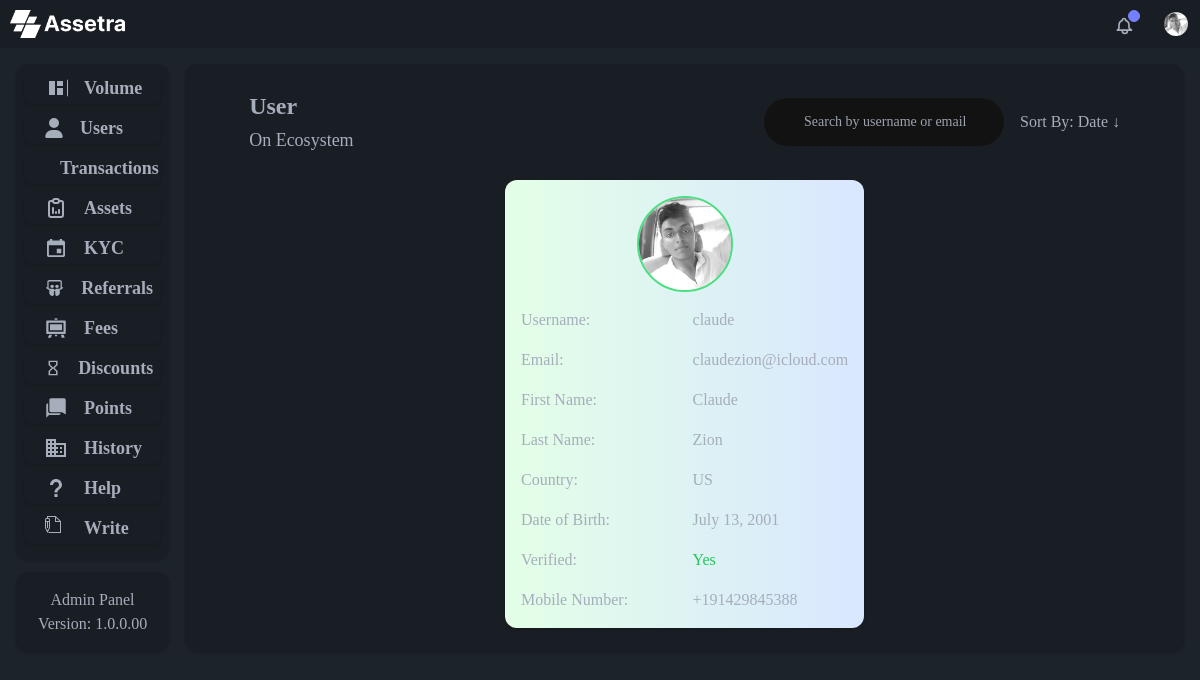
Page /user/1 on the committed database.
### admin_panel/models.py (models this page shows, shortened)
class User(AbstractUser):
    country = models.CharField(max_length=100, null=True, blank=True)
    dob = models.DateField(null=True, blank=True)
    mobile = models.CharField(max_length=15, null=True, blank=True)
    verified = models.BooleanField(default=False)
    profile = models.ImageField(upload_to="profile/", null=True, blank=True)

### admin_panel/views.py (the view)
# urls.py: path("user/<int:id>", views.user, name="user"),
def user(request, id):
    user = get_object_or_404(User, pk=id)
    context = {
        "user": user,
    }
    return render(request, "admin_panel/user.html", context)

### admin_panel/templates/admin_panel/user.html
{% extends "admin_panel/layout.html" %} {% load static %} {% block body %}
<div class="container rounded-xl bg-base-200 shadow h-full px-16 py-6">
  <div class="flex justify-between items-center mb-6">
    <div class="text-left">
      <h5 class="h5 font-semibold">User</h5>
      <h6 class="h6 font-normal">On Ecosystem</h6>
    </div>
    <div class="flex items-center">
      <form method="GET" action="{% url 'search_users' %}" class="mr-4">
        <input
          type="text"
          id="defult-search"
          name="search_term"
          class="block w-[20dvw] h-2/3 p-4 ps-10 text-sm rounded-full"
          placeholder="Search by username or email"
        />
      </form>
      <button type="button" class="text-[16px] font-normal">
        Sort By: Date ↓
      </button>
    </div>
  </div>
  <div class="flex mt-6">
    <div
      class="grid grid-cols-2 gap-4 mx-auto p-4 bg-custom-gradient shadow rounded-xl"
    >
      <div class="col-span-2 flex justify-center">
        {% if user.profile %}
        <img
          src="/media/{{ user.profile }}"
          alt=""
          class="w-24 h-24 rounded-full object-cover border-2 border-green-400"
        />
        {% else %}
        <img
          src="{% static 'images/profile.png' %}"
          alt=""
          class="w-24 h-24 rounded-full object-cover border-2 border-red-400"
        />
        {% endif %}
      </div>
      <p class="font-medium">Username:</p>
      <p>{{user.username}}</p>
      <p class="font-medium">Email:</p>
      <p>{{user.email}}</p>
      <p class="font-medium">First Name:</p>
      <p>{{user.first_name}}</p>
      <p class="font-medium">Last Name:</p>
      <p>{{user.last_name}}</p>
      <p class="font-medium">Country:</p>
      <p>{{user.country}}</p>
      <p class="font-medium">Date of Birth:</p>
      <p>{{user.dob}}</p>
      <p class="font-medium">Verified:</p>
      {% if user.verified %}
      <p class="text-green-500">Yes</p>
      {% else %}
      <p class="text-red-500">No</p>
      {% endif %}
      <p class="font-medium">Mobile Number:</p>
      <p>{{user.mobile}}</p>
    </div>
  </div>
</div>
{% endblock %}

### admin_panel/templates/admin_panel/layout.html (shortened to what this page needs)
{% load static %}
<!DOCTYPE html>
<html lang="en" data-theme="dark">
  <head>
    <link href="{% static 'css/output.css' %}" rel="stylesheet" />
  </head>
  <body class="min-w-[100dvw] min-h-[100dvh] bg-base-100">
    <nav class="flex h-12 bg-base-200">
      <a class="flex-1" href="{% url 'landing' %}">
        <img
          src="{% static 'images/logo.png' %}"
          alt="logo"
          class="mt-2 ml-2 p-[2px]"
          style="height: 2rem"
        />
      </a>
      <div class="flex-none">
        <div class="dropdown dropdown-end">
          <div tabindex="0" role="button" class="btn btn-ghost btn-circle">
            <div class="indicator">
              <span class="badge badge-xs badge-primary indicator-item"></span>
            </div>
          </div>
        </div>
        <div class="dropdown dropdown-end">
          <div
            tabindex="0"
            role="button"
            class="btn btn-ghost btn-circle avatar"
          >
            <div class="w-6 rounded-full">
              {% if user.profile %}
              <img
                alt="Tailwind CSS Navbar component"
                src="/media/{{ user.profile }}"
              />
              {% else %}
              <img
                alt="Tailwind CSS Navbar component"
                src="{% static 'images/profile.png' %}"
              />
              {% endif %}
            </div>
          </div>
        </div>
      </div>
    </nav>
    <div class="grid grid-cols-7 gap-4 m-4 h-[90dvh]">
      <aside class="col-span-1 h-full flex flex-col justify-between">
        <div class="rounded-xl bg-base-200 shadow p-2">
          <a
            href="{% url 'index' %}"
            class="h6 text-center rounded-lg capitalize flex mb-2 justify-start items-center pl-5 px-2 gap-4 cursor-pointer hover:bg-[#2F80ED] shadow hover:shadow-lg transition-shadow duration-300"
          >
            Volume
          </a>
          <a
            href="{% url 'user_overview' %}"
            class="h6 text-center rounded-lg capitalize flex mb-2 justify-start items-center pl-5 px-2 gap-4 cursor-pointer hover:bg-[#2F80ED] shadow hover:shadow-lg transition-shadow duration-300"
            >
            Users
          </a>
          <a
            href="{% url 'index' %}"
            class="h6 text-center rounded-lg capitalize flex mb-2 justify-start items-center pl-5 px-2 gap-4 cursor-pointer hover:bg-[#2F80ED] shadow hover:shadow-lg transition-shadow duration-300"
            >
            Transactions
          </a>
          <a
            href="{% url 'index' %}"
            class="h6 text-center rounded-lg capitalize flex mb-2 justify-start items-center pl-5 px-2 gap-4 cursor-pointer hover:bg-[#2F80ED] shadow hover:shadow-lg transition-shadow duration-300"
          >
            Assets
          </a>
          <a
            href="{% url 'index' %}"
            class="h6 text-center rounded-lg capitalize flex mb-2 justify-start items-center pl-5 px-2 gap-4 cursor-pointer hover:bg-[#2F80ED] shadow hover:shadow-lg transition-shadow duration-300"
          >
            KYC
          </a>
          <a
            href="{% url 'referrals' %}"
            class="h6 text-center rounded-lg capitalize flex mb-2 justify-start items-center pl-5 px-2 gap-4 cursor-pointer hover:bg-[#2F80ED] shadow hover:shadow-lg transition-shadow duration-300"
          >
            Referrals
          </a>
          <a
            href="{% url 'index' %}"
            class="h6 text-center rounded-lg capitalize flex mb-2 justify-start items-center pl-5 px-2 gap-4 cursor-pointer hover:bg-[#2F80ED] shadow hover:shadow-lg transition-shadow duration-300"
          >
            Fees
          </a>
          <a
            href="{% url 'index' %}"
            class="h6 text-center rounded-lg capitalize flex mb-2 justify-start items-center pl-5 px-2 gap-4 cursor-pointer hover:bg-[#2F80ED] shadow hover:shadow-lg transition-shadow duration-300"
          >
            Discounts
          </a>
          <a
            href="{% url 'index' %}"
            class="h6 text-center rounded-lg capitalize flex mb-2 justify-start items-center pl-5 px-2 gap-4 cursor-pointer hover:bg-[#2F80ED] shadow hover:shadow-lg transition-shadow duration-300"
          >
            Points
          </a>
          <a
            href="{% url 'index' %}"
            class="h6 text-center rounded-lg capitalize flex mb-2 justify-start items-center pl-5 px-2 gap-4 cursor-pointer hover:bg-[#2F80ED] shadow hover:shadow-lg transition-shadow duration-300"
          >
            History
          </a>
          <a
            href="{% url 'index' %}"
            class="h6 text-center rounded-lg capitalize flex mb-2 justify-start items-center pl-5 px-2 gap-4 cursor-pointer hover:bg-[#2F80ED] shadow hover:shadow-lg transition-shadow duration-300"
          >
            Help
          </a>
          <a
            href="{% url 'write' %}"
            class="h6 text-center rounded-lg capitalize flex mb-2 justify-start items-center pl-5 px-2 gap-4 cursor-pointer hover:bg-[#2F80ED] shadow hover:shadow-lg transition-shadow duration-300"
          >
            Write
          </a>
        </div>
        <div class="text-center rounded-xl bg-base-200 shadow p-4">
          <h1 className="text-base font-bold ">Admin Panel</h1>
          <h3 className="text-base font-semibold ">Version: 1.0.0.00</h3>
        </div>
      </aside>
      <main class="col-span-6 h-full">{% block body %} {% endblock %}</main>
    </div>
  </body>
</html>

### rows in the picture
User: profile (picture), username "claude", email "claudezion@icloud.com", first_name "Claude", last_name "Zion", country "US", dob "July 13, 2001", mobile "+191429845388"
